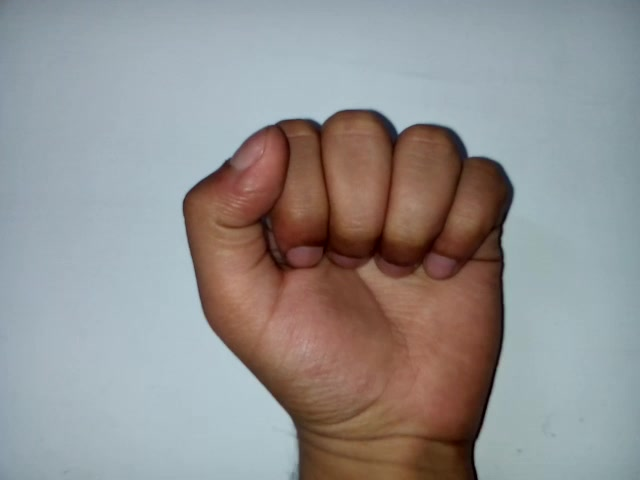
#> input picture 015.jpg, 640 x 480 px
$ jupyter execute --allow-errors Untitled.ipynb
#> lines starting #> are read from the running program, lines starting #| are printed output that depends on the picture; after the words box and inside, x2 and y2 are one past the last pixel; in counts of white or black regions, pixels touching at a corner belong together
[cell 1]
import cv2 as cv
import numpy as np

[cell 2]
img = cv.imread('015.jpg')
#> img is the input picture: shape (480, 640, 3); mean B, G, R 145.3, 145.7, 147.2

[cell 3]
img = cv.resize(img,(128,128))
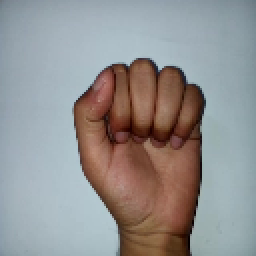
#> img: shape (128, 128, 3) (shown 2 times larger); mean B, G, R 145.3, 145.7, 147.2

[cell 4]
#######Making the background dark############

[cell 5]
img = cv.cvtColor(img,cv.COLOR_BGR2HSV)
#> img: shape (128, 128, 3); mean H, S, V 73.2, 62.8, 163.4

[cell 6]
min_y = np.array([0,40,30],np.uint8)
max_y = np.array([43,255,254],np.uint8)
mask = cv.inRange(img,min_y,max_y)
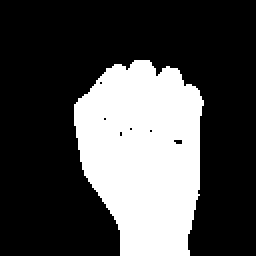
#> mask: shape (128, 128) (shown 2 times larger); 29.5% white; 1 white region, box (x1, y1, x2, y2) and area: (37, 30, 102, 128) 4833

[cell 7]
kernel = cv.getStructuringElement(cv.MORPH_ELLIPSE,(3,3))

[cell 8]
mask = cv.morphologyEx(mask,cv.MORPH_OPEN,kernel)
#> mask: shape (128, 128); 29.5% white; 1 white region, box (x1, y1, x2, y2) and area: (37, 30, 102, 128) 4829

[cell 9]
lower = np.array([170,80,30],np.uint8)
upper = np.array([180,255,250],np.uint8)
mask2 = cv.inRange(img,lower,upper)
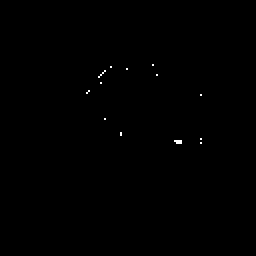
#> mask2: shape (128, 128) (shown 2 times larger); 0.15% white in thin lines or dots, all inside (x1, y1, x2, y2) = (43, 32, 101, 72)

[cell 10]
final_mask = cv.addWeighted(mask,0.5,mask2,0.5,0.0)
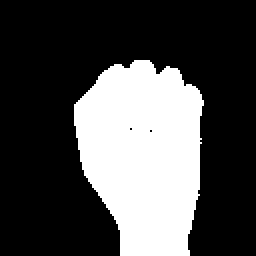
#> final_mask: shape (128, 128) (shown 2 times larger); values 0 (black) and 128 (white), 29.6% white; 1 white region, box (x1, y1, x2, y2) and area: (37, 30, 102, 128) 4853

[cell 11]
frame_skin = cv.bitwise_and(img,img,mask = final_mask)
#> frame_skin: shape (128, 128, 3); mean H, S, V 3, 39.4, 36.5
img = cv.addWeighted(img,1.5,frame_skin,-0.5,0)
#> img: shape (128, 128, 3); mean H, S, V 108.2, 74.4, 212.9
frame_skin = cv.bitwise_and(img,img,mask = final_mask)

[cell 12]
############make skin white############

[cell 13]
frame = cv.cvtColor(frame_skin,cv.COLOR_HSV2BGR)
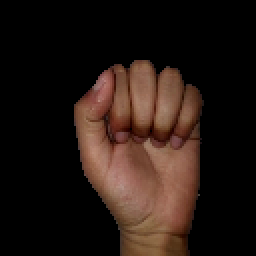
#> frame: shape (128, 128, 3) (shown 2 times larger); mean B, G, R 18.2, 23.8, 36.5
frame = cv.cvtColor(frame,cv.COLOR_BGR2GRAY)
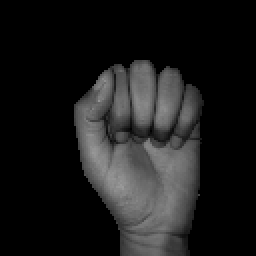
#> frame: shape (128, 128) (shown 2 times larger); min 0, max 154, mean 27

[cell 14]
frame = cv.GaussianBlur(frame,(5,5),0)

[cell 15]
ret,frame = cv.threshold(frame,1,255,cv.THRESH_BINARY)
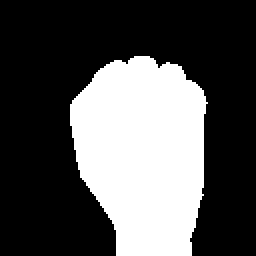
#> frame: shape (128, 128) (shown 2 times larger); 32.6% white; 1 white region

[cell 16]
######## Drawing contours aroung the white hand #########

[cell 17]
contours,_ = cv.findContours(frame,cv.RETR_TREE,cv.CHAIN_APPROX_SIMPLE)
#> contours = 1 contour; box (x1, y1, x2, y2) and area: (35, 28, 104, 128) 5200

[cell 18]
largest_contour = 0
index = 1
while index < len(contours):
    if(cv.contourArea(contours[index])>cv.contourArea(contours[largest_contour])):
        largest_contour = index
    index += 1
#> this loop made 0 passes
#> after the loop, index = 1; largest_contour = 0

[cell 19]
cv.drawContours(frame,contours,largest_contour,(255,255,255),-1)

[cell 20]
#######   Getting contour dimensions to center the image ########

[cell 21]
contour_dimensions = cv.boundingRect(contours[largest_contour])
#> contour_dimensions = (35, 28, 69, 100)

[cell 22]
####### Centering the image  #############

#> (a cell that did not finish here is left out)

[cell 24]
cv.imshow('frame',frame_skin)
cv.waitKey(0)
cv.destroyAllWindows()

[cell 25]
###########   applying canny edge detection to black bg image   ###########

[cell 26]
img2 = cv.Canny(frame_skin,200,250)
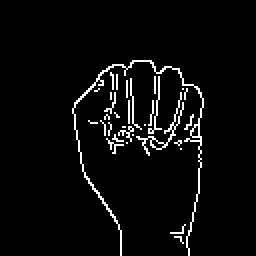
#> img2: shape (128, 128) (shown 2 times larger); 4.1% white in thin lines or dots, all inside (x1, y1, x2, y2) = (36, 30, 102, 128)

[cell 27]
cv.imshow('image',img2)
cv.waitKey(0)
cv.destroyAllWindows()

[cell 28]
img2 = cv.resize(img2,(256,256))
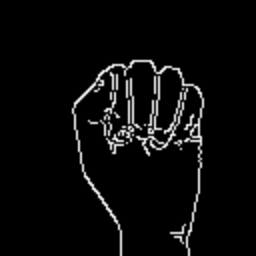
#> img2: shape (256, 256); min 0, max 239, mean 10.5

[cell 29]
##############   corner detection using ORB method   ##################

[cell 30]
orb = cv.ORB_create()
kp, des = orb.detectAndCompute(img2,None)
#> kp = 468 keypoints; strongest (x, y, size): (110, 109, 31), (155, 128, 31), (196, 134, 31), (115, 145, 31)

[cell 31]
img2 = cv.drawKeypoints(img2,kp,None,color=(0,255,0), flags=0)
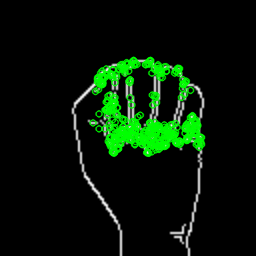
#> img2: shape (256, 256, 3); mean of channels 0, 1, 2 5.7, 22.8, 5.7; drawn as B, G, R

$ run again, with 032.jpg copied over 015.jpg
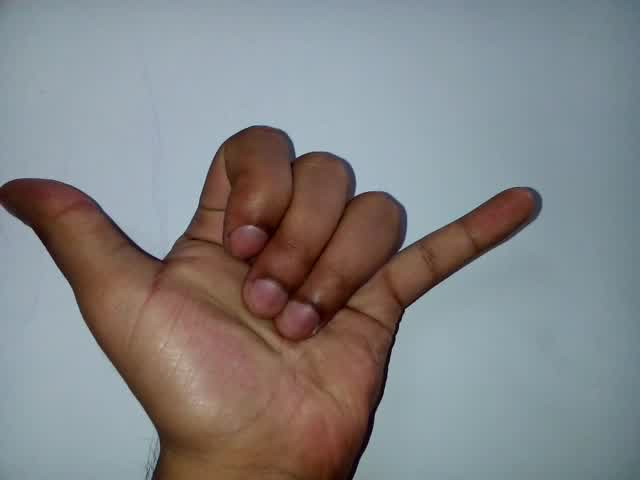
#> input picture 032.jpg, 640 x 480 px
#> img is the input picture: shape (480, 640, 3); mean B, G, R 133.5, 132.4, 132
#> `mask = cv.inRange(img,min_y,max_y)`:
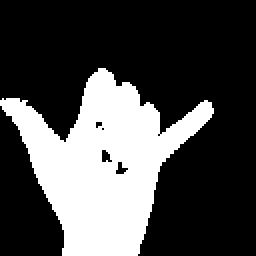
#> mask: shape (128, 128) (shown 2 times larger); 29.3% white; 1 white region, box (x1, y1, x2, y2) and area: (0, 34, 107, 128) 4802
#> mask2: shape (128, 128); 0.54% white in thin lines or dots, all inside (x1, y1, x2, y2) = (0, 34, 107, 124)
#> final_mask: shape (128, 128); values 0 (black) and 128 (white), 29.7% white; 1 white region, box (x1, y1, x2, y2) and area: (0, 34, 107, 128) 4874
#> frame_skin: shape (128, 128, 3); mean H, S, V 3.7, 37.7, 33.7
#> contours = 1 contour; box (x1, y1, x2, y2) and area: (0, 32, 109, 128) 5348
#> after the loop `while index < len(contours):`: index = 1; largest_contour = 0
#> contour_dimensions = (0, 32, 109, 96)
#> kp = 465 keypoints; strongest (x, y, size): (131, 171, 31), (142, 151, 31), (117, 172, 31), (103, 160, 31)
#> `img2 = cv.drawKeypoints(img2,kp,None,color=(0,255,0), flags=0)`:
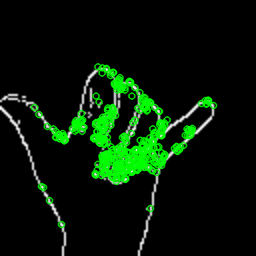
#> img2: shape (256, 256, 3); mean of channels 0, 1, 2 6, 24.7, 6; drawn as B, G, R
